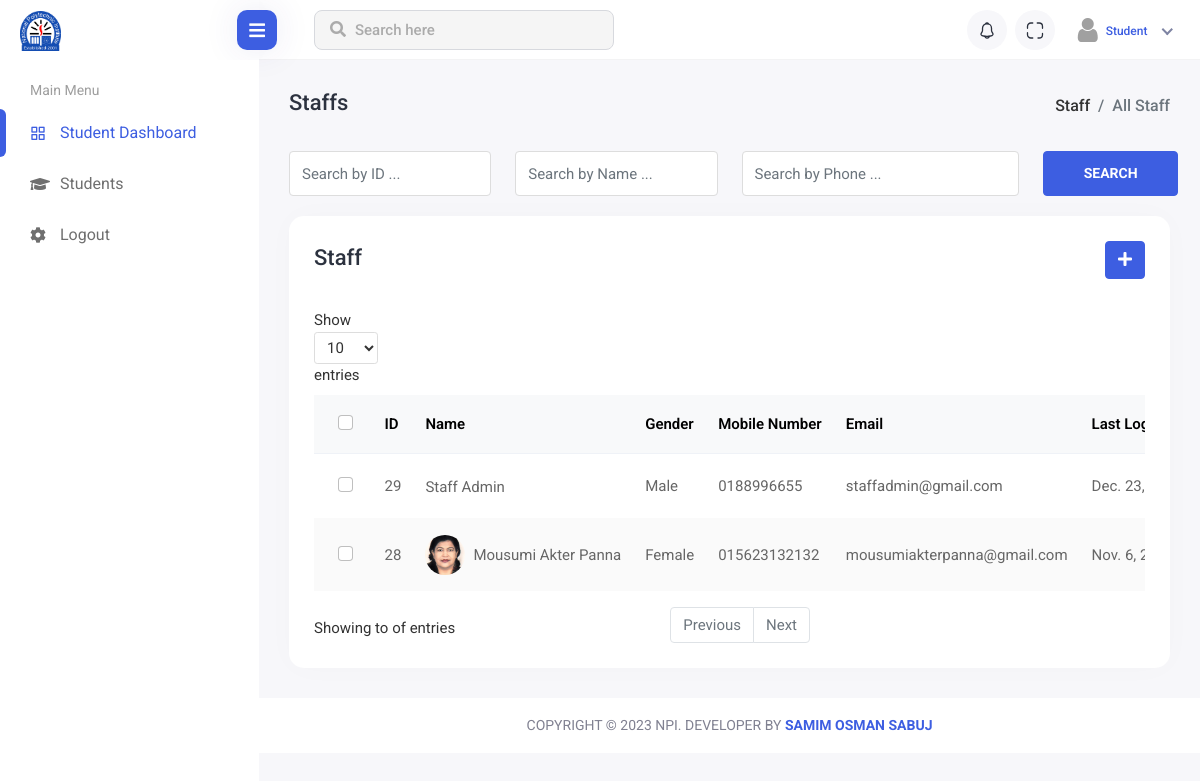
Page /staff/ (signed in) on the earlier database version.
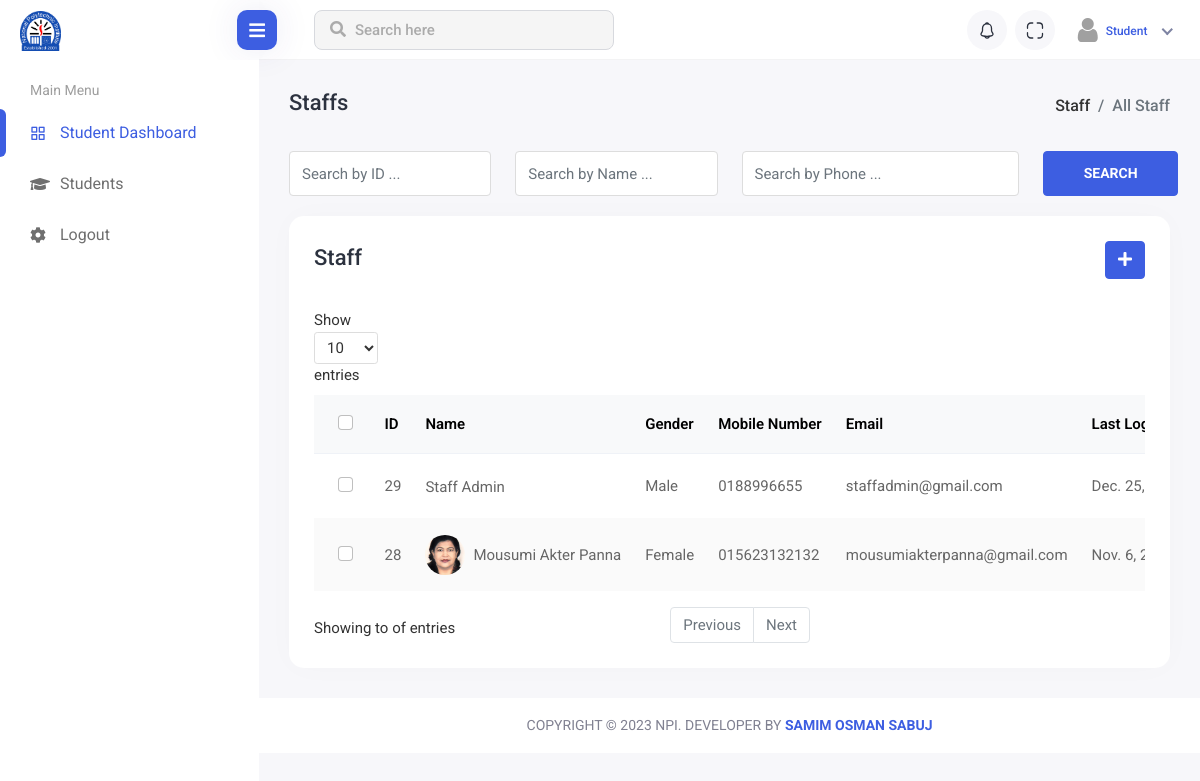
Same page on the later database version.
### account/models.py (models this page shows, shortened)
class User(AbstractBaseUser, PermissionsMixin):
    email = models.EmailField(max_length=50, blank=False, unique=True)
    username = models.CharField(max_length=40, validators=[UnicodeUsernameValidator], unique=True)
    is_active = models.BooleanField(default=True)
    is_staff = models.BooleanField(default=False)
    is_superuser = models.BooleanField(default=False)
    date_joined = models.DateTimeField(auto_now_add=True)
    objects = UserManager()
    is_student = models.BooleanField(default=False)
    is_teacher = models.BooleanField(default=False)
    is_adminstaff = models.BooleanField(default=False)
    USERNAME_FIELD = 'username'
    REQUIRED_FIELDS = ['email',]
    class Meta:
        ordering = ['-date_joined']

class Staff(User):
    GENDER = (
        ('Male', 'Male'),
        ('Female', 'Female'),
        ('Others', 'Others'),
    )
    RELIGION = (
        ('Islam', 'Islam'),
        ('Hindu', 'Hindu'),
        ('Chirstian', 'Chirstian'),
        ('Buddist', 'Buddist'),
        ('Others', 'Others'),
    )
    BLOOD_GROUP = (
        ('A+', 'A+'),
        ('A-', 'A-'),
        ('B+', 'B+'),
        ('B-', 'B-'),
        ('O+', 'O+'),
        ('O-', 'O-'),
        ('AB+', 'AB+'),
        ('AB-', 'AB-'),
    )
    name = models.CharField(max_length=100, blank=True, null=True)
    gender = models.CharField(choices=GENDER, max_length=10, blank=True, null=False)
    phone_number = models.TextField()
    join_date = models.DateTimeField(auto_now_add=True)
    staff_designation = models.CharField(max_length=300, blank=True, null=True)
    date_of_birth = models.DateField(blank=True, null=True)
    blood_group = models.CharField(choices=BLOOD_GROUP, max_length=5, blank=True, null=False)
    address = models.TextField(blank=True, null=True)
    religion = models.CharField(choices=RELIGION, max_length=10, blank=True, null=False)
    staff_image = models.ImageField(upload_to='staff/img/', blank=True, null=False)
    job_experience = models.PositiveIntegerField(blank=True, null=False)
    is_varified = models.BooleanField(default=False)

class User(AbstractBaseUser, PermissionsMixin):
    email = models.EmailField(max_length=50, blank=False, unique=True)
    username = models.CharField(max_length=40, validators=[UnicodeUsernameValidator], unique=True)
    is_active = models.BooleanField(default=True)
    is_staff = models.BooleanField(default=False)
    is_superuser = models.BooleanField(default=False)
    date_joined = models.DateTimeField(auto_now_add=True)
    objects = UserManager()
    is_student = models.BooleanField(default=False)
    is_teacher = models.BooleanField(default=False)
    is_adminstaff = models.BooleanField(default=False)
    USERNAME_FIELD = 'username'
    REQUIRED_FIELDS = ['email',]
    class Meta:
        ordering = ['-date_joined']

### staff/views.py (the view)
# urls.py: path('', staff_list, name='staff_list'),
@login_required(login_url='login')
def staff_list(request):
    staff = Staff.objects.all()
    context = {'staff': staff}
    return render(request, 'staff/staff_list.html', context)

### templates/staff/staff_list.html (shortened to what the changed rows need)
{% extends '../base/base.html' %}
{% load static %}
{% block body_content %}
<div class="content container-fluid">
    <div class="row">
        <div class="col-sm-12">
            <div class="card card-table comman-shadow">
                <div class="card-body">
                    <div class="table-responsive">
                        <div id="DataTables_Table_0_wrapper" class="dataTables_wrapper dt-bootstrap4 no-footer">
                            <div class="row">
                                <div class="col-sm-12">
                                    <table
                                        class="table border-0 star-student table-hover table-center mb-0 datatable table-striped dataTable no-footer"
                                        id="DataTables_Table_0" role="grid" aria-describedby="DataTables_Table_0_info">
                                        <thead class="student-thread">
                                            <tr role="row">
                                                <th class="sorting_asc" tabindex="0" aria-controls="DataTables_Table_0"
                                                    rowspan="1" colspan="1" aria-sort="ascending"
                                                    aria-label=": activate to sort column descending"
                                                    style="width: 22.5px;">
                                                    <div class="form-check check-tables">
                                                        <input class="form-check-input" type="checkbox"
                                                            value="something">
                                                    </div>
                                                </th>
                                                <th class="sorting" tabindex="0" aria-controls="DataTables_Table_0"
                                                    rowspan="1" colspan="1"
                                                    aria-label="ID: activate to sort column ascending">ID</th>
                                                <th class="sorting" tabindex="0" aria-controls="DataTables_Table_0"
                                                    rowspan="1" colspan="1"
                                                    aria-label="Name: activate to sort column ascending">Name</th>
                                                <th class="sorting" tabindex="0" aria-controls="DataTables_Table_0"
                                                    rowspan="1" colspan="1"
                                                    aria-label="Class: activate to sort column ascending">Gender</th>
                                                <th class="sorting" tabindex="0" aria-controls="DataTables_Table_0"
                                                    rowspan="1" colspan="1"
                                                    aria-label="Mobile Number: activate to sort column ascending">Mobile
                                                    Number</th>
                                                <th class="sorting" tabindex="0" aria-controls="DataTables_Table_0"
                                                    rowspan="1" colspan="1"
                                                    aria-label="Email: activate to sort column ascending">Email</th>
                                                <th class="sorting" tabindex="0" aria-controls="DataTables_Table_0"
                                                    rowspan="1" colspan="1"
                                                    aria-label="Roll: activate to sort column ascending">Last Login</th>
                                            </tr>
                                        </thead>
                                        <tbody>
                                            {% for staff in staff %}
                                            <tr role="row" class="odd">
                                                <td class="sorting_1">
                                                    <div class="form-check check-tables">
                                                        <input class="form-check-input" type="checkbox"
                                                            value="something">
                                                    </div>
                                                </td>
                                                <td>{{staff.id}}</td>
                                                <td>
                                                    <h2 class="table-avatar">
                                                        {% if staff.staff_image %}
                                                        <a href=""
                                                            class="avatar avatar-sm me-2"><img
                                                                class="avatar-img rounded-circle"
                                                                src="{{staff.staff_image.url}}"
                                                                alt="User Image"></a>
                                                        {% endif %}
                                                        <a href="">{{staff.name}}</a>
                                                    </h2>
                                                </td>
                                                <td>{{staff.gender}}</td>
                                                <td>{{staff.phone_number}}</td>
                                                <td>{{staff.email}}</td>
                                                <td>{{staff.last_login}}</td>
                                            </tr>
                                            {% endfor %}
                                        </tbody>
                                    </table>
                                </div>
                            </div>
                        </div>
                    </div>
                </div>
            </div>
        </div>
    </div>
</div>
{% endblock body_content %}

Differences in the rows shown:
changed through a linked row, Staff "Staff Admin": last_login "Dec. 23,…" → "Dec. 25,…"
